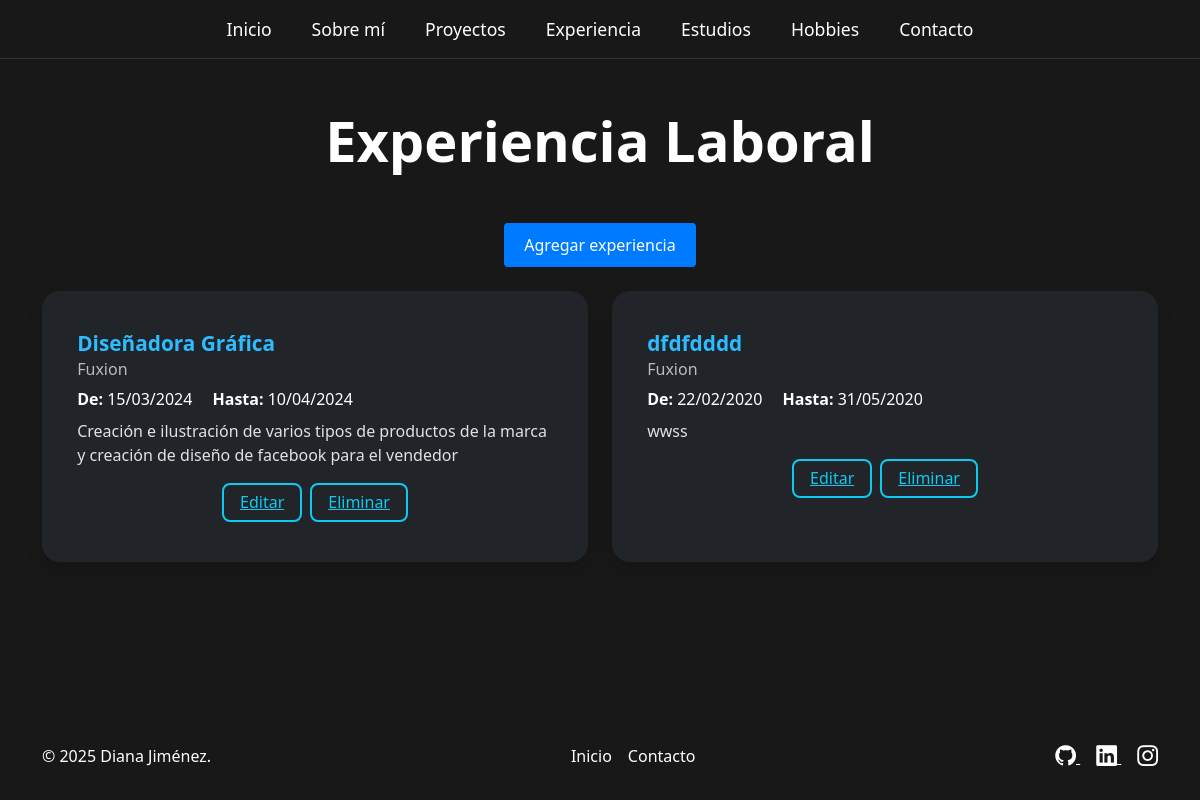
The page /experiencia/ on the database its author committed.
### portafolio_app/models.py (models this page shows, shortened)
class ExperienciaLaboral(models.Model):
    puesto = models.CharField(max_length=100)
    empresa = models.CharField(max_length=100)
    fecha_inicio = models.DateField()
    fecha_fin = models.DateField(null=True, blank=True)
    descripcion = models.TextField()

### portafolio_app/views.py (the view)
# urls.py: path('experiencia/', views.lista_experiencia, name='lista_experiencia'),
def lista_experiencia(request):
    experiencia = ExperienciaLaboral.objects.all()
    return render(request, 'portafolio/lista_experiencia.html', {'experiencia': experiencia})

### portafolio_app/templates/portafolio/lista_experiencia.html
{% extends 'portafolio/base.html' %}
{% block contenido %}
<div class="container experiencia-contenedor">
    <h1 class="display-4 fw-bold gradient-text text-center mt-5 mb-5">Experiencia Laboral</h1>
    <div class="text-center mb-4">
        <a href="{% url 'crear_experiencia' %}" class="btn btn-primary">Agregar experiencia</a>
    </div>
    <div class="row justify-content-center">
        {% for exp in experiencia %}
        <div class="col-12 col-md-8 col-lg-6 mb-4 d-flex justify-content-center">
            <div class="card experiencia-card bg-dark text-light w-100 shadow">
                <div class="card-body">
                    <h5 class="card-title experiencia-puesto">{{ exp.puesto }}</h5>
                    <h6 class="card-subtitle experiencia-empresa mb-2">{{ exp.empresa }}</h6>
                    <p class="card-fecha mb-2">
                        <span class="fw-bold">De:</span> {{ exp.fecha_inicio|date:"d/m/Y" }}
                        <span class="fw-bold ms-3">Hasta:</span>
                        {% if exp.fecha_fin %}
                        {{ exp.fecha_fin|date:"d/m/Y" }}
                        {% else %}
                        Actual
                        {% endif %}
                    </p>
                    <p class="card-text experiencia-descripcion">{{ exp.descripcion }}</p>
                    <div class="d-flex justify-content-center gap-2 mt-3">
                        <a href="{% url 'editar_experiencia' exp.id %}" class="estudios-btn-edit">Editar</a>
                        <a href="{% url 'eliminar_experiencia' exp.id %}" class="estudios-btn-delete">Eliminar</a>
                    </div>
                </div>
            </div>
        </div>
        {% empty %}
        <div class="col-12 text-center text-muted">
            <p>No hay experiencias registradas.</p>
        </div>
        {% endfor %}
    </div>
</div>
{% endblock %}

### static/css/styles.css (style rules this page uses)
html, body { min-height: 100vh; background: #181818; }
body { display: flex; flex-direction: column; height: 100vh; color: #fff; }
body, h1, h2, h3, h4, h5, h6, p, ul, ol, li, label, span, a, .lead { color: #fff; }
.btn-primary { background-color: #007bff; color: #fff; border: none; padding: 10px 20px; border-radius: 4px; cursor: pointer; transition: background-color 0.2s ease; }

### static/css/estudios.css (style rules this page uses)
body { background: #181818; }
.estudios-btn-edit, .estudios-btn-delete { color: #0dcaf0; border: 2px solid #0dcaf0; background: none; border-radius: 8px; padding: 0.35rem 1rem; font-size: 1rem; transition: background 0.2s, color 0.2s; }

### static/css/experiencia.css (style rules this page uses)
.experiencia-contenedor { display: flex; flex-direction: column; align-items: center; justify-content: center; }
.experiencia-card { background-color: #212529 !important; color: #f6f6f6 !important; border-radius: 18px; box-shadow: 0 4px 24px rgba(0,0,0,0.35); border: none; padding: 1.5rem 1.2rem; }
.experiencia-puesto { font-size: 1.3rem; font-weight: 600; color: #2cbcff; }
.experiencia-empresa { font-size: 1rem; color: #bbbbbb; font-weight: 500; margin-bottom: 0.7rem; }
.card-fecha { font-size: 1rem; margin-bottom: 0.7rem; }
.experiencia-descripcion { font-size: 1rem; color: #e1e1e1; margin-bottom: 1rem; }
.estudios-btn-edit, .estudios-btn-delete { color: #0dcaf0; border: 2px solid #0dcaf0; background: none; border-radius: 8px; padding: 0.35rem 1rem; font-size: 1rem; transition: background 0.2s, color 0.2s; }

### rows shown on the page
ExperienciaLaboral: puesto "Diseñadora Gráfica", empresa "Fuxion", fecha_inicio "15/03/2024", fecha_fin "10/04/2024", descripcion "Creación e ilustración de varios tipos de productos de la marca y creación de diseño de facebook para el vendedor"
ExperienciaLaboral: puesto "dfdfdddd", empresa "Fuxion", fecha_inicio "22/02/2020", fecha_fin "31/05/2020", descripcion "wwss"
